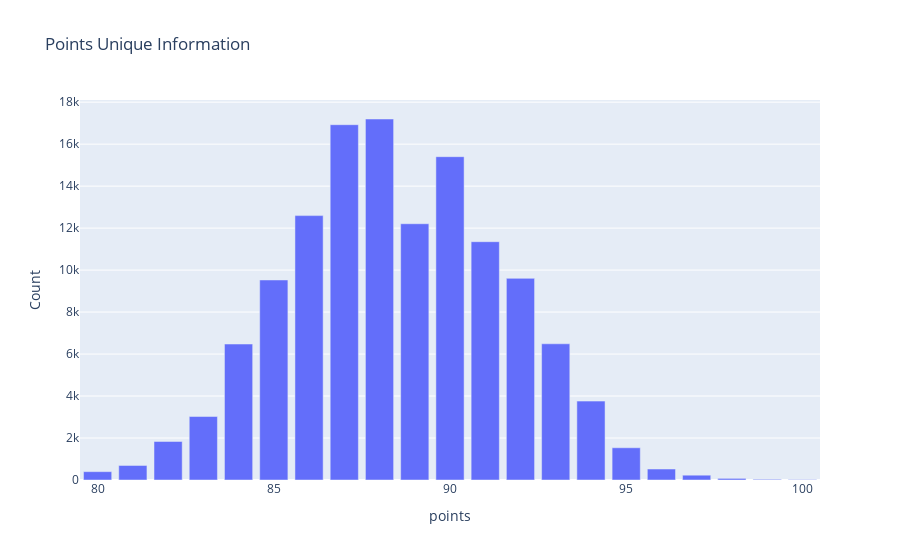

Write notebook code for a chart like this one.
### Code cell
import pandas as pd
import plotly.express as px
import plotly.io as pio

# Group values and count occurrences
value_counts = wine_reviews['points'].value_counts().sort_index().reset_index()
value_counts.columns = ['points', 'count']

# Plot the grouped values
fig = px.bar(value_counts, x='points', y='count', labels={'point': 'Values', 'count': 'Count'},
             title='Points Unique Information')

# Show the plot
fig.show()
pio.write_image(fig, 'Images/bar_plot.jpg')

### Figure 1 — Plotly figure (JSON) as saved in the notebook; plotly's stock layout.template omitted (floating-point values rounded to 4 significant figures)
{"data": [{"alignmentgroup": "True", "hovertemplate": "points=%{x}<br>Count=%{y}<extra></extra>", "legendgroup": "", "marker": {"color": "#636efa", "pattern": {"shape": ""}}, "name": "", "offsetgroup": "", "orientation": "v", "showlegend": false, "textposition": "auto", "type": "bar", "x": [80, 81, 82, 83, 84, 85, 86, 87, 88, 89, 90, 91, 92, 93, 94, 95, 96, 97, 98, 99, 100], "xaxis": "x", "y": [397, 692, 1835, 3024, 6478, 9529, 12595, 16927, 17198, 12208, 15403, 11353, 9606, 6489, 3758, 1535, 523, 229, 77, 33, 19], "yaxis": "y"}], "layout": {"autosize": true, "barmode": "relative", "legend": {"tracegroupgap": 0}, "title": {"text": "Points Unique Information"}, "xaxis": {"anchor": "y", "autorange": true, "domain": [0, 1], "range": [79.5, 100.5], "title": {"text": "points"}, "type": "linear"}, "yaxis": {"anchor": "x", "autorange": true, "domain": [0, 1], "range": [0, 18100.0], "title": {"text": "Count"}, "type": "linear"}}}
